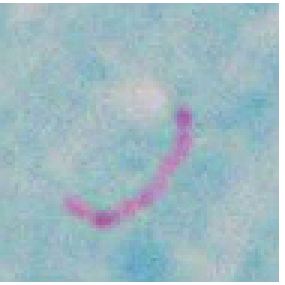
%> input picture Minggu 3/bakteri1.png, 95 x 95 px (shown 3 times larger)
$ octave enhancement.m   (GNU Octave 9; MATLAB toolbox functions it lacks are replaced by stand-ins)
%> lines starting %> are read from the running program, lines starting %| are printed output that depends on the picture
gambar = imread('D:\Developments\Matlab\Minggu 3\bakteri1.png');
%> gambar is the input picture: size 95x95x3 uint8; mean R, G, B 160.1, 187.2, 195.7
bakteri = rgb2gray(gambar);
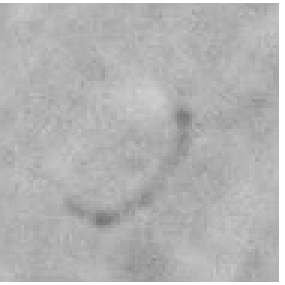
%> bakteri: size 95x95 uint8 (shown 3 times larger); min 115, max 255, mean 180.1
HQ=histeq(gambar);
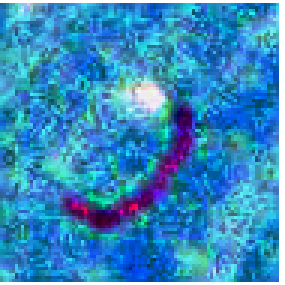
%> HQ: size 95x95x3 uint8 (shown 3 times larger); mean R, G, B 53.2, 139.3, 192.6
subplot(1,3,1),imshow(gambar),title('Citra Asli');
subplot(1,3,2),imshow(bakteri),title('Citra Grayscale');
subplot(1,3,3),imshow(HQ),title('Hist. Equalization');

$ run again, with Minggu 3/bakteri2.png copied over Minggu 3/bakteri1.png
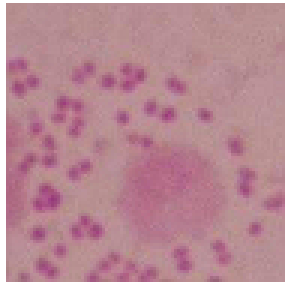
%> input picture Minggu 3/bakteri2.png, 97 x 95 px (shown 3 times larger)
%> gambar is the input picture: size 95x97x3 uint8; mean R, G, B 185.8, 139.4, 149.9
%> `bakteri = rgb2gray(gambar);`:
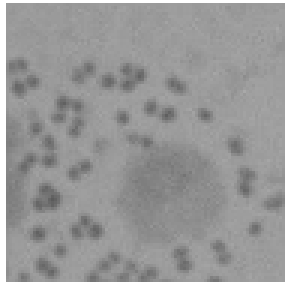
%> bakteri: size 95x97 uint8 (shown 3 times larger); min 91, max 255, mean 154.5
%> `HQ=histeq(gambar);`:
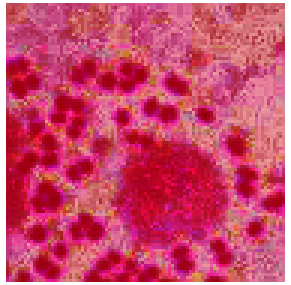
%> HQ: size 95x97x3 uint8 (shown 3 times larger); mean R, G, B 203.8, 72.7, 108.2
